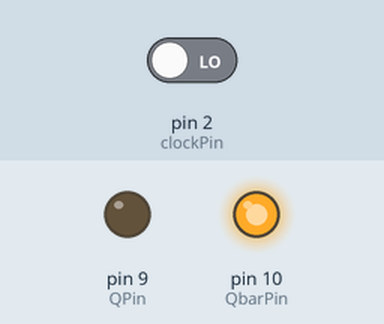
A sketch run on a simulated Arduino Uno, built with avr-gcc and run on an emulated ATmega328P. On the bench: output pins drawn as LEDs (lit = HIGH). The inputs (shaded band) are chosen by the test bench; at power-on: pin 2 (clockPin) LOW.

Above: at 0.1 s.
Timing chart, 0 to 1.6 s (numbered marks = the images above):
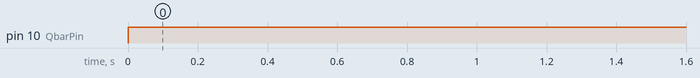

The sketch:

TFF_negative_edge_trig.ino
```cpp
int T=0;

int temp=0;

//assume initial states
int Q=0;
int Qbar=1;

int pinstate=0; //indicates the state of clockPin
int lastpinstate=0;

int TPin=5;
int QPin=9;
int QbarPin=10;
int clockPin=2;


void setup() {
  // put your setup code here, to run once:

pinMode(TPin,INPUT); //T
pinMode(clockPin,INPUT); //external clock

pinMode(QPin,OUTPUT);
pinMode(QbarPin,OUTPUT);

Serial.begin(9600);

}

void loop() {
  // put your main code here, to run repeatedly:
if (Q==0){digitalWrite(QPin,LOW); digitalWrite(QbarPin,HIGH); delay(50);}
if (Q==1){digitalWrite(QPin,HIGH); digitalWrite(QbarPin,LOW); delay(50);}

pinstate=digitalRead(clockPin); //reads input given to clockPin


  //negative edge
  if(pinstate!=lastpinstate){
    if(pinstate==LOW){
      T=digitalRead(TPin); //reads input T
      if(T==1){ //when input given is high

      //toggle
    temp=Q;
    Q=Qbar;
    Qbar=temp;
    }
    else {}

    }
    delay(50);

}
lastpinstate=pinstate;

}
```

Measured:
- by itself, pin 10 (QbarPin): LOW → HIGH at 0.00 s
